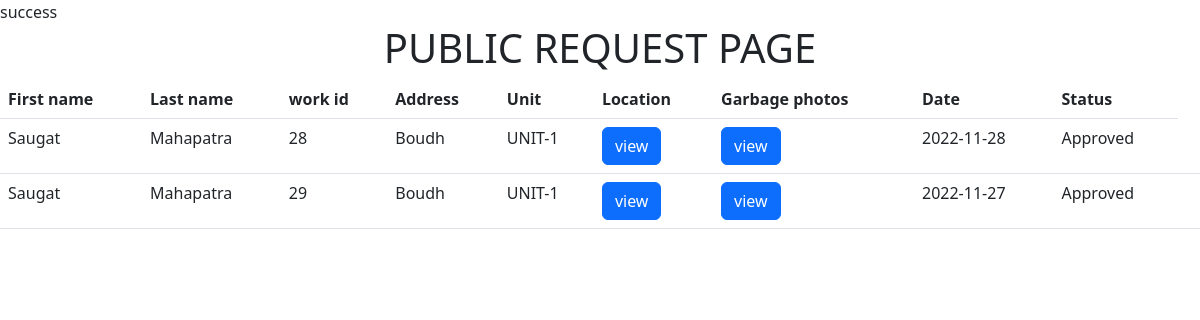
Page /smart_odisha_project/public_work_page_for_p.php (signed in) on the committed database.
### tables this page shows
CREATE TABLE `public_work` (
  `wid` int(11) NOT NULL,
  `id` int(11) DEFAULT NULL,
  `address` varchar(50) DEFAULT NULL,
  `UNIT` varchar(10) DEFAULT NULL,
  `city` varchar(15) DEFAULT NULL,
  `image` varchar(50) DEFAULT NULL,
  `idate` date DEFAULT NULL,
  `employee` varchar(30) DEFAULT NULL,
  `latitude` double NOT NULL,
  `longitude` double NOT NULL,
  `status` varchar(10) NOT NULL
);

CREATE TABLE `public_data` (
  `id` int(11) NOT NULL,
  `fname` varchar(30) DEFAULT NULL,
  `lname` varchar(30) DEFAULT NULL,
  `dob` date DEFAULT NULL,
  `gender` varchar(2) DEFAULT NULL,
  `email` varchar(30) NOT NULL,
  `phone` int(11) DEFAULT NULL,
  `password` varchar(50) NOT NULL,
  `sig_in_dt` datetime NOT NULL,
  `file_name` varchar(225) NOT NULL
);

### smart_odisha_project/public_work_page_for_p.php (the view, shortened to what this page needs)
<?php
include 'connection.php';
$id = $_SESSION['id'];
$sql = "SELECT*from public_work,public_data WHERE public_work.id = public_data.id AND public_work.id=$id";
$result = mysqli_query($conn,$sql);
?>
<!DOCTYPE html>
<html lang="en">
<head>
    <link href="https://cdn.jsdelivr.net/npm/bootstrap@5.2.3/dist/css/bootstrap.min.css" rel="stylesheet"
>
</head>
<body>
    <div class="text-center">
        <h1>PUBLIC REQUEST PAGE</h1>
      </div>
    <table class="table">
        <thead>
            <tr>
                <th scope="col">First name</th>
                <th scope="col">Last name</th>
                <th scope="col">work id</th>
                <th scope="col">Address</th>
                <th scope="col">Unit</th>
                <th scope="col">Location</th>
                <th scope="col">Garbage photos</th>
                <th scope="col">Date</th>
                <th scope="col">Status</th>
            </tr>
        </thead>
        <tbody>
            <?php
               while($row = mysqli_fetch_assoc($result)){
            ?>
            <tr>
                <td scope="row"><?php echo $row['fname'] ?></td>
                <td scope="row"><?php echo $row['lname'] ?></td>
                <td><?php echo $row['wid'] ?></td>
                <td><?php echo $row['address'] ?></td>
                <td><?php echo $row['UNIT'] ?></td>
                <td><button type="button" class="btn btn-primary"><a class="a1" href="#">view</a></button></td>
                <td><button type="button" class="btn btn-primary"><a class="a1" href="../public-garbage-image/<?php echo $row['image'] ?>">view</a></button></td>
                <td><?php echo $row['idate'] ?></td>
                <td><?php echo $row['status'] ?><td>
            </tr>
            <?php
            }
            ?>
            </tbody>
    </table>
</body>
</html>

### smart_odisha_project/public_work_page_for_p.php (style rules this page uses)
.a1 { text-decoration: none; color: white; }

### rows in the picture
public_work: public_data.fname "Saugat", public_data.lname "Mahapatra", wid "28", address "Boudh", UNIT "UNIT-1", idate "2022-11-28", status "Approved"
public_work: public_data.fname "Saugat", public_data.lname "Mahapatra", wid "29", address "Boudh", UNIT "UNIT-1", idate "2022-11-27", status "Approved"
